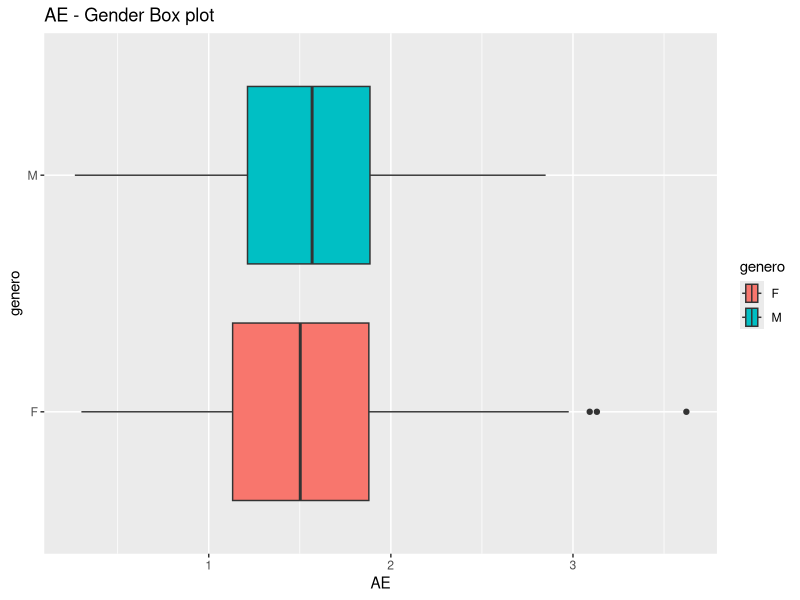
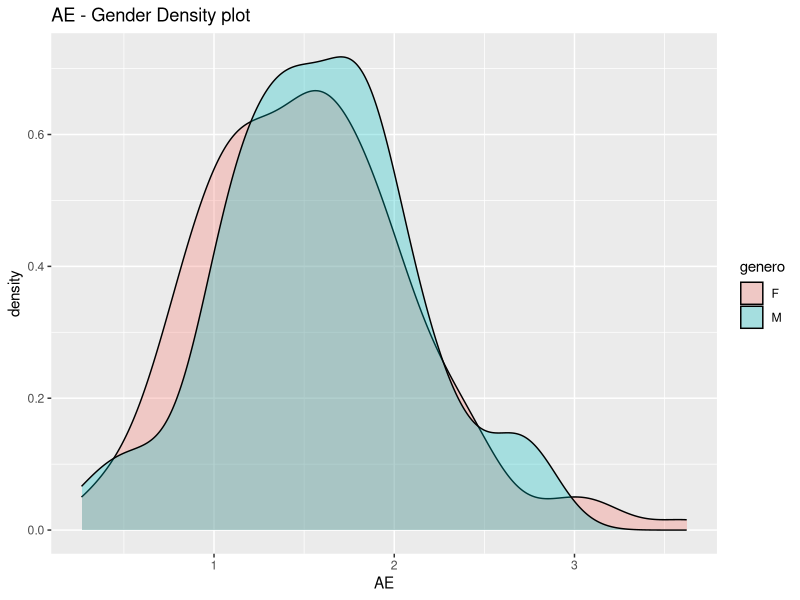
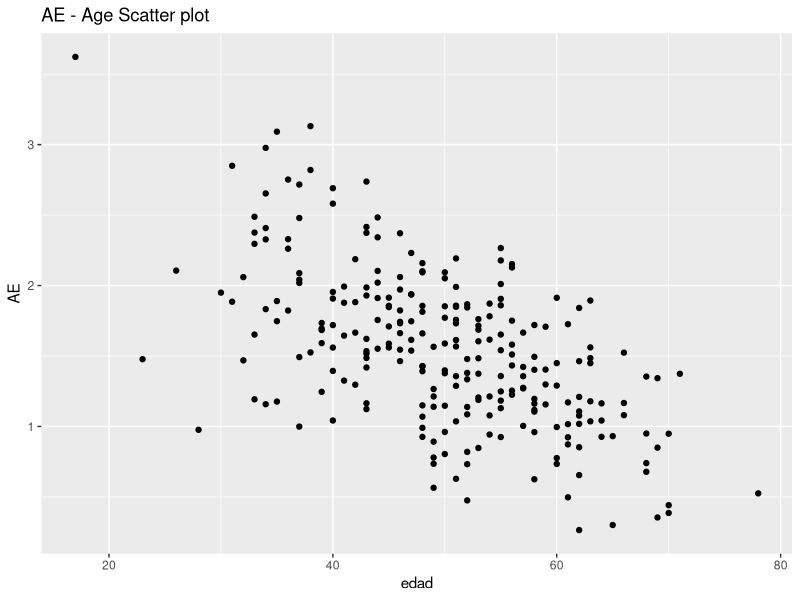
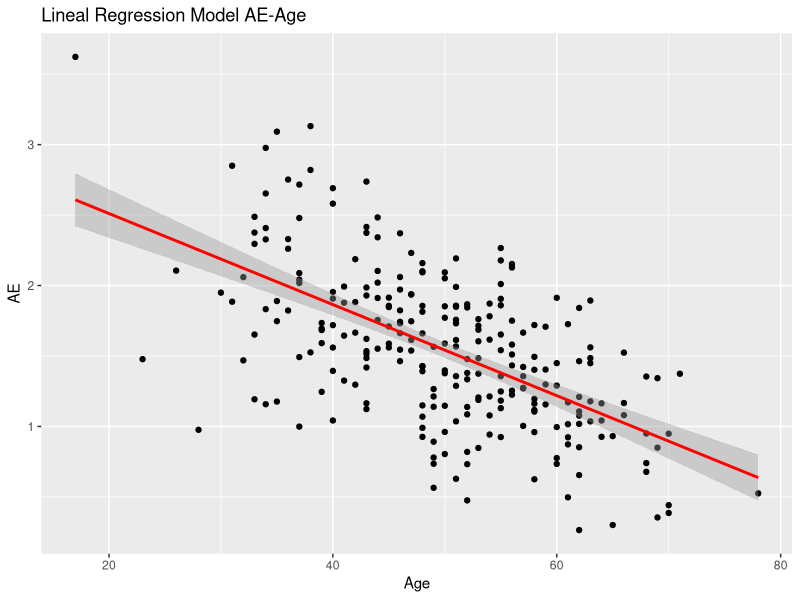
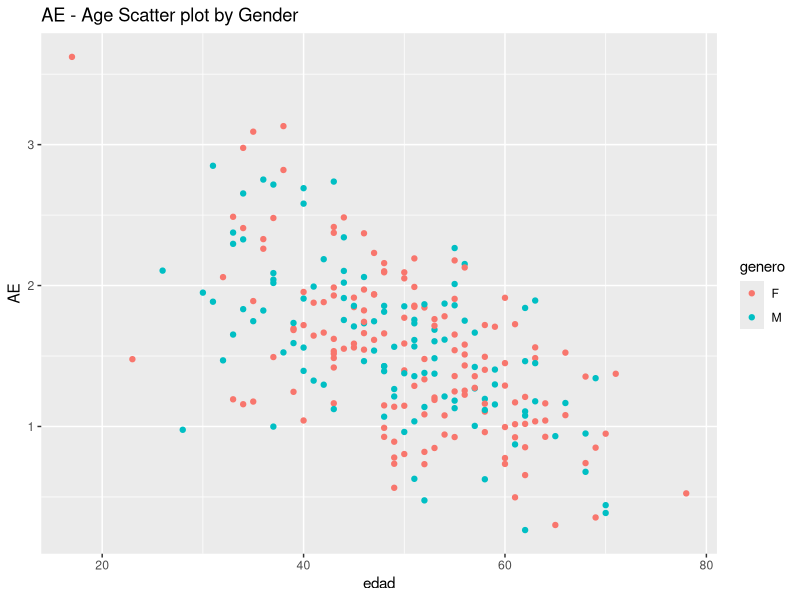
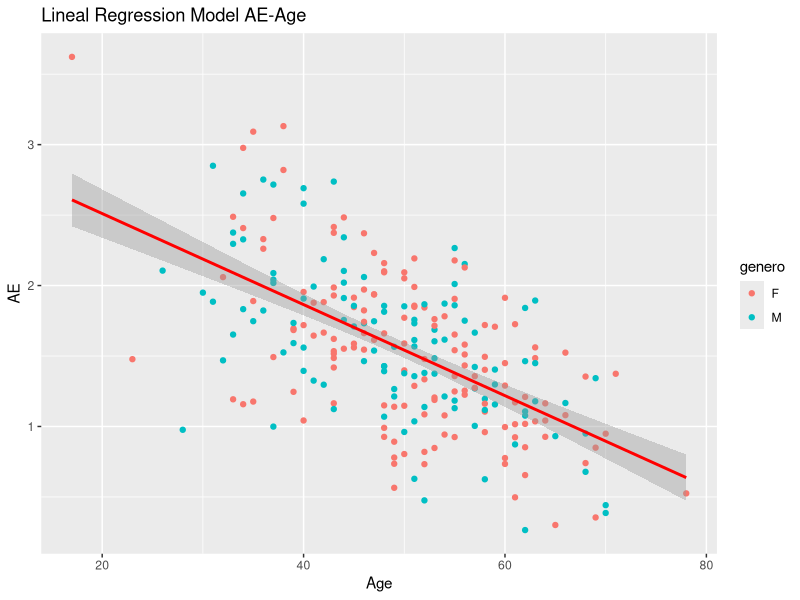
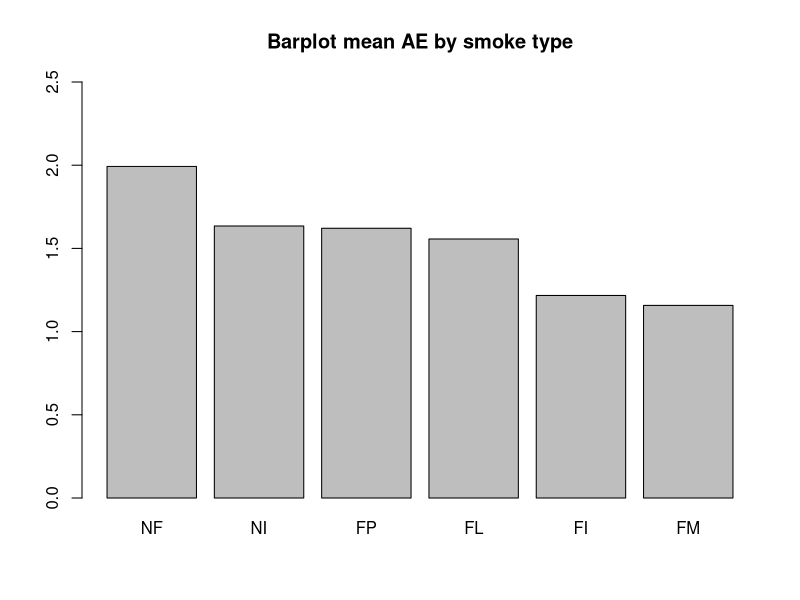
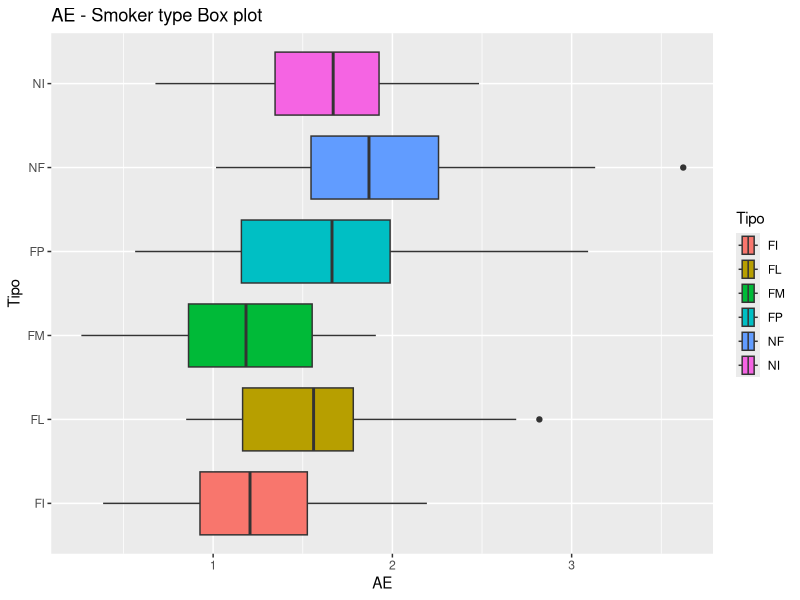

Recreate these plots in R, in order.
## ---- chunk 1
knitr::opts_chunk$set(echo = TRUE)
## ---- chunk 2
#Imports
if (!require('knitr')) install.packages('knitr'); library('knitr')
if (!require('plyr')) install.packages('plyr'); library('plyr')
if (!require('dplyr')) install.packages('dplyr'); library('dplyr')
if (!require('ggplot2')) install.packages('ggplot2'); library('ggplot2')
## ---- chunk 3
#Load file
df <- read.csv("Fumadores.csv", sep=";")

###DF descriptive analysis
#Dimensions
dim(df)
#df structure
str(df)
#Head data sample
head(df)
#Summary
summary(df)
#Class per each var
sapply(df,class)
## NA values
colSums(is.na(df))

#Transform without units, comma -> dot and numeric datatype
cleanAndExtractNum <- function(row){
  num <- gsub("[a-zA-Z ]", "", row) #Elimiem caracters
  num <- as.numeric(gsub(",", ".",num)) #Comma to dot, to numeric
}

#AE cleaning
df$AE <- cleanAndExtractNum(df$AE)

#Tipo unique values and standarization
unique(df$Tipo)
df$Tipo[df$Tipo == "  FM  " ] <- "FM"
df$Tipo[df$Tipo == "FM  "] <- "FM"
df$Tipo[df$Tipo == "fm" ] <- "FM"
df$Tipo[df$Tipo == "fi" ] <- "FI"

#Numeric Tipo value
smokerTypeToInteger <- function(input) {
  input [input == "NF"] <- 0
  input [input == "FP"] <- 1
  input [input == "NI"] <- 2
  input [input == "FL"] <- 3
  input [input == "FM"] <- 4
  input [input == "FI"] <- 5
  input <- as.integer(input)
}
df$TipoNumeric <- smokerTypeToInteger(df$Tipo)

#Gender numeric value
unique(df$genero)
genderTointeger <- function(input) {
  input [input == "M"] <- 0
  input [input == "F"] <- 1
  input <- as.integer(input)
}
df$generoNumeric <- genderTointeger(df$genero)

#NA check
colSums(is.na(df))

head(df)
## ---- chunk 4
#Box plot
ggplot(df, aes(x=AE, y=genero, fill=genero)) + geom_boxplot() + guides() + ggtitle("AE - Gender Box plot")

# Density plots
ggplot(df, aes(x=AE, fill=genero)) + geom_density(alpha=.3) + ggtitle("AE - Gender Density plot ")

## ---- chunk 5
#Scatterplot AE-Age
ggplot(df, aes(edad, AE)) + geom_point() + ggtitle("AE - Age Scatter plot ")

#Linear Regression model plot over scatter plot AE-Age
ggplot(df, aes(edad, AE))+ geom_point() + ggtitle("Lineal Regression Model AE-Age") + xlab("Age") + ylab("AE") +  stat_smooth(method = "lm", col = "red")
## ---- chunk 6
#Scatterplot AE-Age color by gender
ggplot(df, aes(edad, AE)) + geom_point(aes(color=genero)) + ggtitle("AE - Age Scatter plot by Gender")

#Linear Regression model plot over scatter plot AE-Age color by gender
ggplot(df, aes(edad, AE))+ geom_point(aes(color=genero)) + ggtitle("Lineal Regression Model AE-Age") + xlab("Age") + ylab("AE") +  stat_smooth(method = "lm", col = "red")
## ---- chunk 7
library(dplyr)

#DF smoker type, n elements and AE mean
df.byTipoMeanAE <- df %>% group_by(Tipo) %>% summarise(total_count=n(), mean_AE=mean(AE), .groups = 'drop') %>% arrange(desc(mean_AE)) %>% as.data.frame()
df.byTipoMeanAE
## ---- chunk 8
#Barplot decreasing meanAE value
df.byTipoMeanAE[order(df.byTipoMeanAE$mean_AE,decreasing = TRUE),]
barplot(df.byTipoMeanAE$mean_AE,names.arg = df.byTipoMeanAE$Tipo, main="Barplot mean AE by smoke type",ylim = c(0, 2.5))#, horiz=T , las=1)
## ---- chunk 9
#Box plot AE by Tipo
ggplot(df, aes(x=AE, y=Tipo, fill=Tipo)) + geom_boxplot() + guides() + ggtitle("AE - Smoker type Box plot")
## ---- chunk 10

